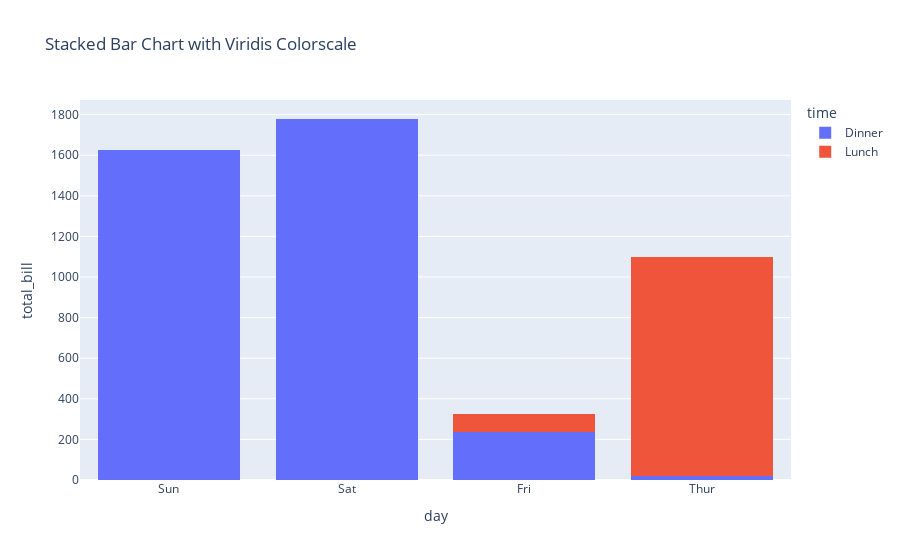

Notebook source saved alongside this figure:
### Code cell
import plotly.express as px

# Load dataset
df = px.data.tips()

# Create a bar chart with more categories and a solid colorscale
fig = px.bar(
    df, 
    x='day', 
    y='total_bill', 
    color='time',  # More categories than 'sex', such as 'Lunch' and 'Dinner'
    barmode='stack', 
    title='Stacked Bar Chart with Viridis Colorscale'
)

# Update the trace to use a more defined colorscale and make the colors solid
fig.update_traces(marker=dict(colorscale='Portland', line=dict(width=0)))

# Display the figure
fig.show()

### Figure 1 — Plotly figure (JSON) as saved in the notebook; plotly's stock layout.template omitted (floating-point values rounded to 4 significant figures; data arrays with more than 128 entries replaced by an {"elided": "..."} marker saying what was removed)
{"data": [{"alignmentgroup": "True", "hovertemplate": "time=Dinner<br>day=%{x}<br>total_bill=%{y}<extra></extra>", "legendgroup": "Dinner", "marker": {"color": "#636efa", "colorscale": [[0, "rgb(12,51,131)"], [0.25, "rgb(10,136,186)"], [0.5, "rgb(242,211,56)"], [0.75, "rgb(242,143,56)"], [1, "rgb(217,30,30)"]], "line": {"width": 0}, "pattern": {"shape": ""}}, "name": "Dinner", "offsetgroup": "Dinner", "orientation": "v", "showlegend": true, "textposition": "auto", "type": "bar", "x": {"elided": "176 str values"}, "xaxis": "x", "y": {"elided": "176 float values"}, "yaxis": "y"}, {"alignmentgroup": "True", "hovertemplate": "time=Lunch<br>day=%{x}<br>total_bill=%{y}<extra></extra>", "legendgroup": "Lunch", "marker": {"color": "#EF553B", "colorscale": [[0, "rgb(12,51,131)"], [0.25, "rgb(10,136,186)"], [0.5, "rgb(242,211,56)"], [0.75, "rgb(242,143,56)"], [1, "rgb(217,30,30)"]], "line": {"width": 0}, "pattern": {"shape": ""}}, "name": "Lunch", "offsetgroup": "Lunch", "orientation": "v", "showlegend": true, "textposition": "auto", "type": "bar", "x": ["Thur", "Thur", "Thur", "Thur", "Thur", "Thur", "Thur", "Thur", "Thur", "Thur", "Thur", "Thur", "Thur", "Thur", "Thur", "Thur", "Thur", "Thur", "Thur", "Thur", "Thur", "Thur", "Thur", "Thur", "Thur", "Thur", "Thur", "Thur", "Thur", "Thur", "Thur", "Thur", "Thur", "Thur", "Thur", "Thur", "Thur", "Thur", "Thur", "Thur", "Thur", "Thur", "Thur", "Thur", "Thur", "Thur", "Thur", "Thur", "Thur", "Thur", "Thur", "Thur", "Thur", "Thur", "Thur", "Thur", "Thur", "Thur", "Thur", "Thur", "Thur", "Fri", "Fri", "Fri", "Fri", "Fri", "Fri", "Fri"], "xaxis": "x", "y": [27.2, 22.76, 17.29, 19.44, 16.66, 10.07, 32.68, 15.98, 34.83, 13.03, 18.28, 24.71, 21.16, 10.65, 12.43, 24.08, 11.69, 13.42, 14.26, 15.95, 12.48, 29.8, 8.52, 14.52, 11.38, 22.82, 19.08, 20.27, 11.17, 12.26, 18.26, 8.51, 10.33, 14.15, 16, 13.16, 17.47, 34.3, 41.19, 27.05, 16.43, 8.35, 18.64, 11.87, 9.78, 7.51, 19.81, 28.44, 15.48, 16.58, 7.56, 10.34, 43.11, 13, 13.51, 18.71, 12.74, 13, 16.4, 20.53, 16.47, 12.16, 13.42, 8.58, 15.98, 13.42, 16.27, 10.09], "yaxis": "y"}], "layout": {"autosize": true, "barmode": "stack", "legend": {"title": {"text": "time"}, "tracegroupgap": 0}, "title": {"text": "Stacked Bar Chart with Viridis Colorscale"}, "xaxis": {"anchor": "y", "autorange": true, "domain": [0, 1], "range": [-0.5, 3.5], "title": {"text": "day"}, "type": "category"}, "yaxis": {"anchor": "x", "autorange": true, "domain": [0, 1], "range": [0, 1872.0], "title": {"text": "total_bill"}, "type": "linear"}}}
